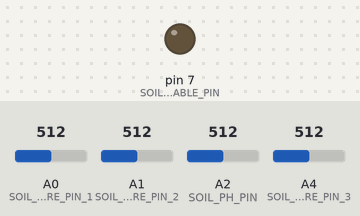
This sketch was run on a simulated Arduino Nano, built with avr-gcc and run on an emulated ATmega328P. On the bench: output pins drawn as LEDs (lit = HIGH). The test bench sets the inputs (shaded band); at power-on: A2 (SOIL_PH_PIN) = 512, A0 (SOIL_MOISTURE_PIN_1) = 512, A1 (SOIL_MOISTURE_PIN_2) = 512, A4 (SOIL_MOISTURE_PIN_3) = 512. What the sketch prints to the serial monitor is not drawn.

Above: at 6.8 s.
6.9 s: A2 (SOIL_PH_PIN) set to 30
At 7.6 s:
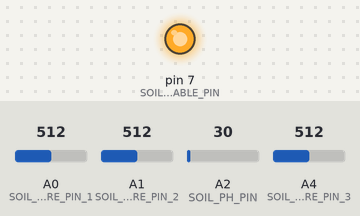
Timing chart, 0 to 20.5 s (numbered marks = the images above; inputs shaded):
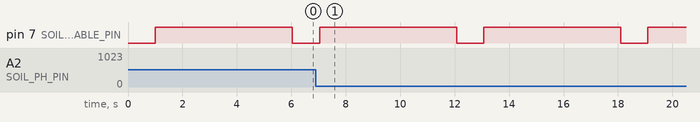

The sketch:

nanoV4.ino
```cpp
#define SOIL_MOISTURE_PIN_1 A0
#define SOIL_MOISTURE_PIN_2 A1
#define SOIL_MOISTURE_PIN_3 A4

#define SOIL_PH_PIN A2
#define SOIL_PH_ENABLE_PIN 7

#define HUMIDITY_THRESHOLD 40
#define PH_LOW_THRESHOLD 6.5
#define PH_HIGH_THRESHOLD 7.0

float pH, lastReading;
int soilMoisture[3];

// Hasil kalibrasi kelembaban tanah (Arduino Nano)
int dryValue = 478;
int wetValue = 233;

void setup() {
  Serial.begin(9600);

  pinMode(SOIL_PH_ENABLE_PIN, OUTPUT);
  digitalWrite(SOIL_PH_ENABLE_PIN, HIGH);  // Default OFF
}

void loop() {
  // Baca Soil Moisture Sensor
  int moistureRaw[3];
  moistureRaw[0] = analogRead(SOIL_MOISTURE_PIN_1);
  moistureRaw[1] = analogRead(SOIL_MOISTURE_PIN_2);
  moistureRaw[2] = analogRead(SOIL_MOISTURE_PIN_3);

  for (int i = 0; i < 3; i++) {
    // Mapping manual biar lebih aman
    soilMoisture[i] = (dryValue - moistureRaw[i]) * 100 / (dryValue - wetValue);
    soilMoisture[i] = constrain(soilMoisture[i], 0, 100);

    Serial.print("Kelembaban Tanah ");
    Serial.print(i + 1);
    Serial.print(": ");
    Serial.print(soilMoisture[i]);
    Serial.println("%");
  }

  // Baca Soil pH Sensor
  digitalWrite(SOIL_PH_ENABLE_PIN, LOW);  // Enable sensor
  delay(1000);  // Tunggu pembacaan stabil

  int adc = analogRead(SOIL_PH_PIN);
  digitalWrite(SOIL_PH_ENABLE_PIN, HIGH);  // Disable sensor

  pH  = (-0.0333 * adc) + 9.8340;
  if (pH != lastReading) lastReading = pH;

  Serial.print("pH Tanah: ");
  Serial.println(lastReading, 1); // 2 angka di belakang koma

  // Cek kondisi pH
  if (pH < PH_LOW_THRESHOLD) {
    Serial.println("⚠ pH terlalu rendah. Perlu pemupukan.");
  } else if (pH > PH_HIGH_THRESHOLD) {
    Serial.println("⚠ pH terlalu tinggi. Perlu penanganan.");
  } else {
    Serial.println("✅ pH Tanah optimal.");
  }

  Serial.println("----------------------------");
  delay(5000);
}
```

Measured:
- by itself, pin 7 (SOIL_PH_ENABLE_PIN): alternates HIGH for 5.0 s and LOW for 1.0 s
